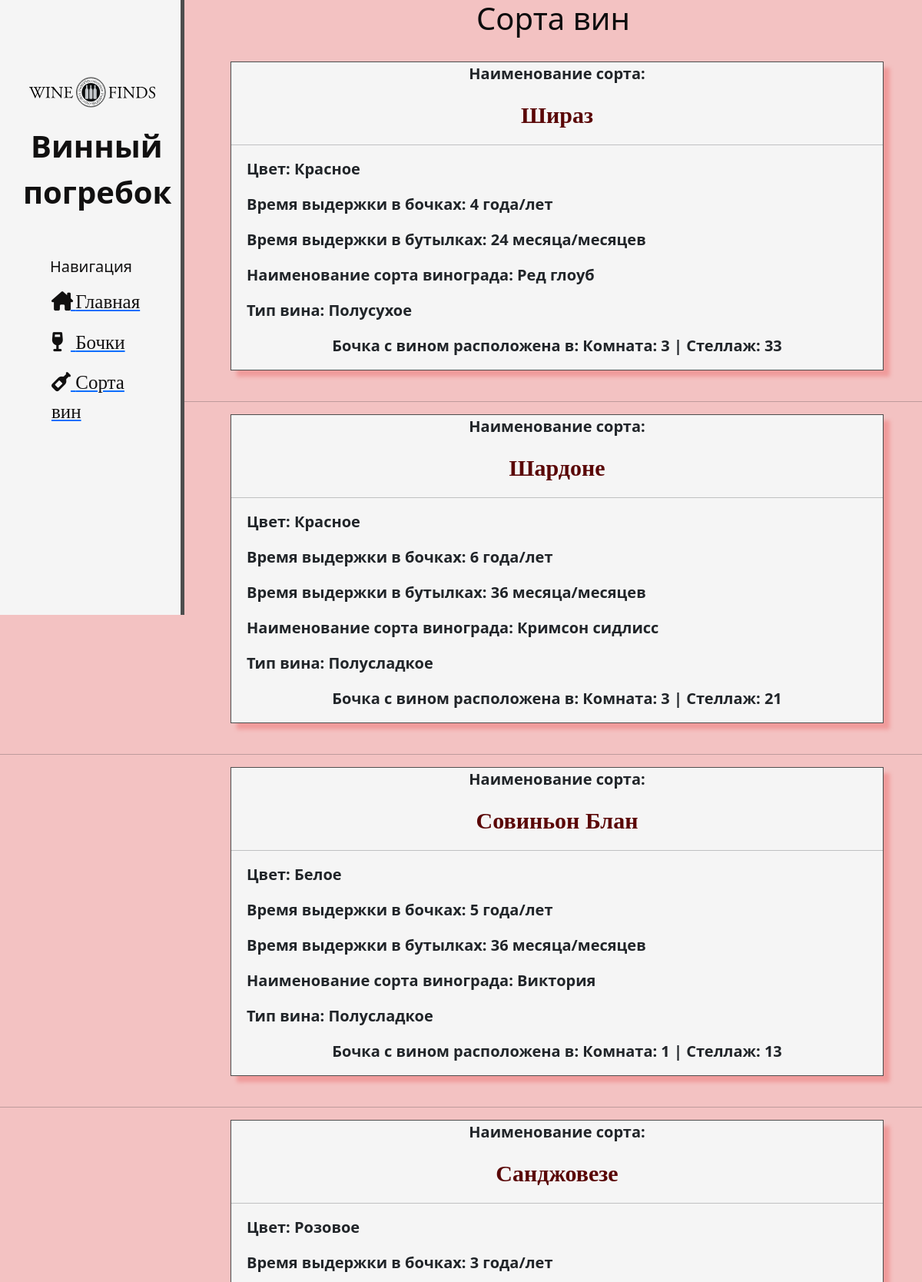
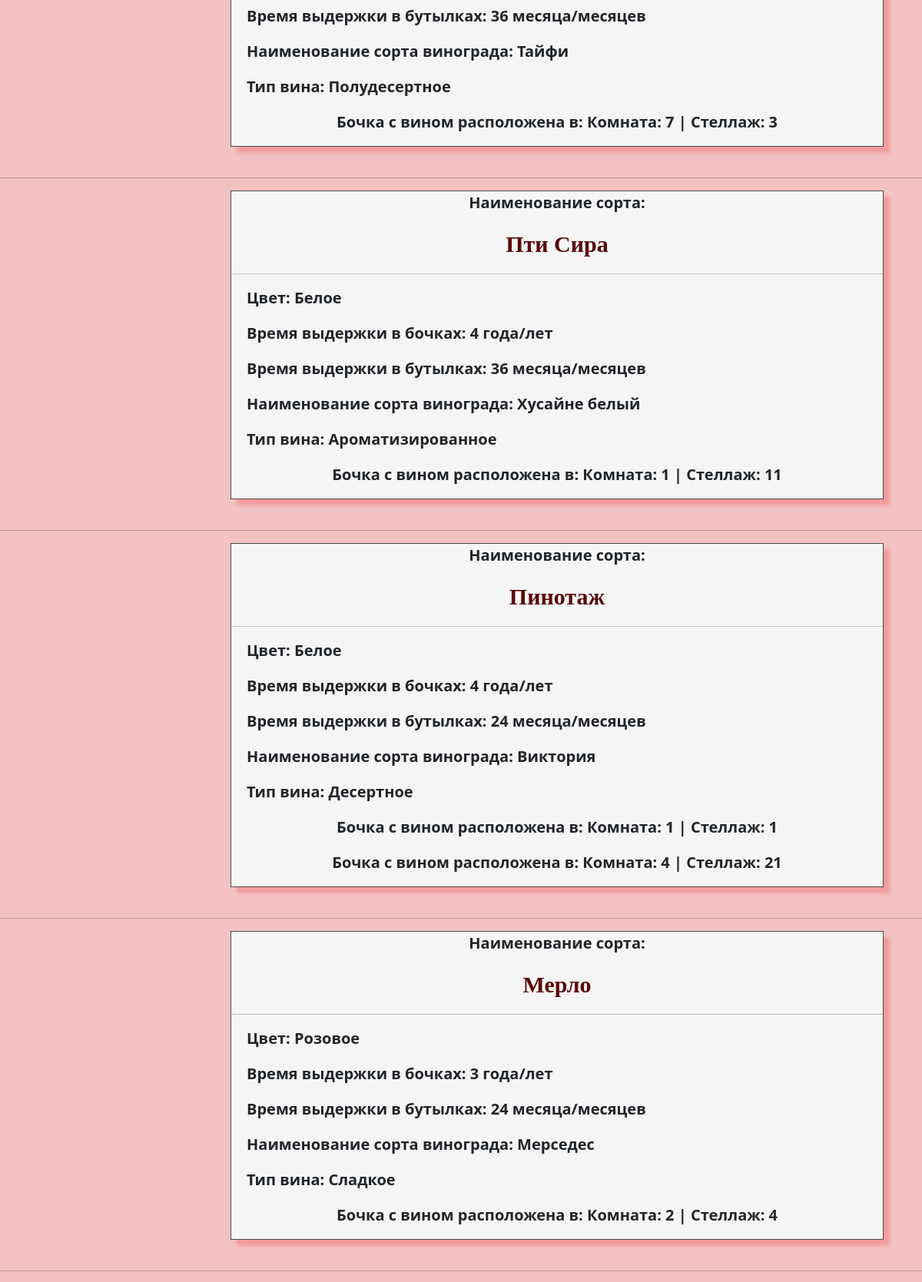
/sortofwine/ (upper part), run on the app's committed database (2 pictures, top to bottom).
### wino/models.py (models this page shows, shortened)
class wine_sort(models.Model):
    title=models.CharField(max_length=70,verbose_name='Название вина',help_text='Введите название вина')
    colors = (
        ('Розовое','Розовое '),
        ('Красное','Красное '),
        ('Белое','Белое '),
    )
    color=models.CharField(max_length=50,choices=colors,verbose_name='Цвет')
    b_year=models.IntegerField(verbose_name='Время выдержки в бочках', help_text='в годах')
    bu_month=models.IntegerField(verbose_name='Время выдержки в бутылках', help_text='в месяцах')
    s_grape=models.ForeignKey(grape,on_delete = models.CASCADE,verbose_name='Сорт винограда',null=True)
    type1=models.ForeignKey('type_wine',on_delete = models.CASCADE,verbose_name='Тип винограда',null=True)
    class Meta:
        verbose_name_plural = 'Сорта вин'
        verbose_name = 'Сорт вина'

class grape(models.Model):
    title=models.CharField(max_length=50,verbose_name='Название сорта винограда',help_text='Введите сорт винограда')
    place=models.CharField(max_length=50,verbose_name='Место произрастания',help_text='Введите место произрастания сорта винограда')
    month = (
        ('Январь','Январь '),('Февраль','Февраль '), ('Март','Март '),('Апрель','Апрель '),('Май','Май '),('Июнь','Июнь '),('Июль','Июль '),
        ('Август','Август '),('Сентябрь','Сентябрь '),('Октябрь','Октябрь '),('Ноябрь','Ноябрь '),('Декабрь','Декабрь '),
    )
    date=models.CharField(verbose_name='Время сбора',choices=month,max_length=50, help_text='Введите время сбора урожая винограда')
    def __str__(self):
        return self.title
    class Meta:
        verbose_name_plural = 'Сорта винограда'
        verbose_name = 'Сорт винограда'
        ordering = ['-date']

class type_wine(models.Model):
    title=models.CharField(max_length=50,verbose_name='Тип вина')
    def __str__(self):
        return self.title
    class Meta:
        verbose_name_plural = 'Типы вина'
        verbose_name = 'Тип вина'

class bochka(models.Model):
    mesto=models.CharField(max_length=50,verbose_name='Местоположение бочки', help_text='Введите комнату и стеллаж',default='Комната:   |   Стеллаж: ')
    date_izg=models.DateField(verbose_name='Дата изготовления бочки')
    obyem=models.FloatField(verbose_name='Объем в литрах')
    pusto=models.BooleanField(verbose_name='Бочка заполнена',help_text='Поставьте галочку, если бочка не пуста')
    data_zapolnenya=models.DateField(verbose_name='Дата заполнения бочки',null=True,blank=True)
    sort_vina=models.ForeignKey(wine_sort,on_delete = models.CASCADE,null=True,blank=True,verbose_name='Сорт вина',help_text='Выберите сорт вина')
    class Meta:
        verbose_name_plural = 'Бочки'
        verbose_name = 'Бочка'
        ordering = ['-pusto']

### wino/views.py (the view)
# urls.py: path('sortofwine/',views.sortW,name='sortofwine'),
def sortW(request):
    ws=wine_sort.objects.order_by('-title')
    bbs = bochka.objects.order_by('-mesto')
    b=0
    return render(request, "wino/wineSort.html",{'sw': ws,'bbs':bbs})

### wino/templates/wino/wineSort.html
{% extends 'wino/layout.html' %}
{% block content %}
<h1 style="text-align: center; color: rgb(13, 13, 14);">Сорта вин</h1><br>
    {% for bb in sw %}
    <div class="shadowbox">
        <div>
            <p style="text-align: center; ">Наименование сорта: </p>
            <p style="text-align: center;color: rgb(90, 7, 7);font-size: 30px;font-family: URW Chancery L, cursive;">{{bb.title }}</p><hr>
            <p style="margin-left: 20px">Цвет: {{bb.color}} </p>
            <p style="margin-left: 20px">Время выдержки в бочках: {{bb.b_year}} года/лет</p>
            <p style="margin-left: 20px">Время выдержки в бутылках: {{bb.bu_month}} месяца/месяцев</p>
            <p style="margin-left: 20px">Наименование сорта винограда: {{bb.s_grape}} </p>
            <p style="margin-left: 20px">Тип вина: {{bb.type1}}</p>
        </div>
        {% for b in bbs %}
            {% if bb.pk == b.sort_vina_id %}
            <p style="text-align: center">Бочка с вином расположена в: {{b.mesto}}</p>
            {% endif %}
        {% endfor %}
        </div>
        <br>
        <hr>
    {% endfor %}
{% endblock %}

### wino/static/wino/css/main.css (style rules this page uses)
body { background-color: rgb(243, 194, 194); }
p { font-size: 20px; font-weight: bold; }
.shadowbox { display: block; float:center; background-color: #F5F5F5; border: 1px solid #4d4d4d; box-shadow: 8px 8px 5px #f09b9b; margin-left: 300px; margin-right: 50px; }

### data on the page
wine_sort: title "Шираз", color "Красное", b_year "4", bu_month "24", s_grape "Ред глоуб", type1 "Полусухое"
bochka: mesto "Комната: 3 | Стеллаж: 33"
wine_sort: title "Шардоне", color "Красное", b_year "6", bu_month "36", s_grape "Кримсон сидлисс", type1 "Полусладкое"
bochka: mesto "Комната: 3 | Стеллаж: 21"
wine_sort: title "Совиньон Блан", color "Белое", b_year "5", bu_month "36", s_grape "Виктория", type1 "Полусладкое"
bochka: mesto "Комната: 1 | Стеллаж: 13"
wine_sort: title "Санджовезе", color "Розовое", b_year "3", bu_month "36", s_grape "Тайфи", type1 "Полудесертное"
bochka: mesto "Комната: 7 | Стеллаж: 3"
wine_sort: title "Пти Сира", color "Белое", b_year "4", bu_month "36", s_grape "Хусайне белый", type1 "Ароматизированное"
bochka: mesto "Комната: 1 | Стеллаж: 11"
wine_sort: title "Пинотаж", color "Белое", b_year "4", bu_month "24", s_grape "Виктория", type1 "Десертное"
bochka: mesto "Комната: 1 | Стеллаж: 1"
bochka: mesto "Комната: 4 | Стеллаж: 21"
wine_sort: title "Мерло", color "Розовое", b_year "3", bu_month "24", s_grape "Мерседес", type1 "Сладкое"
bochka: mesto "Комната: 2 | Стеллаж: 4"
